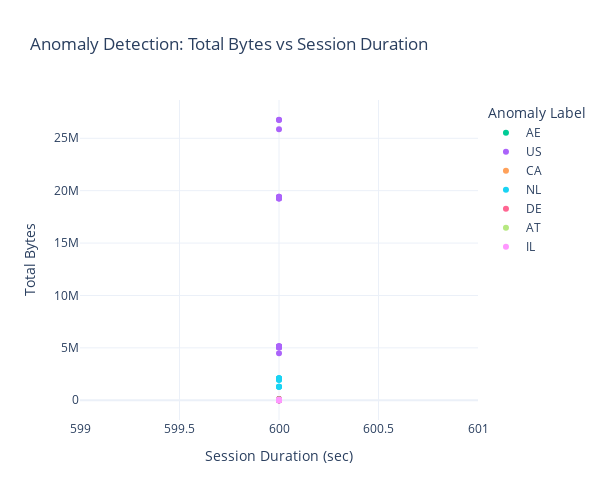

Source (notebook cell):
### Code cell
fig = px.scatter(
    df, 
    x='session_duration', 
    y='total_bytes', 
    color='src_ip_country_code',
    color_discrete_map={'Suspicious': 'red', 'Normal': 'green'},
    title=' Anomaly Detection: Total Bytes vs Session Duration',
    labels={
        'session_duration': 'Session Duration (sec)',
        'total_bytes': 'Total Bytes'
    },
    hover_data=['avg_packet_size']  # Optional: more insight per point
)

fig.update_layout(
    legend_title_text='Anomaly Label',
    template='plotly_white',width=600,height=500
)

fig.show()

### Figure 1 — Plotly figure (JSON) as saved in the notebook; plotly's stock layout.template omitted (floating-point values rounded to 4 significant figures)
{"data": [{"customdata": [[30.99], [66.26], [31.5], [66.09], [11.94], [12.14], [43.0], [10.83], [15.72], [27.1], [26.4], [26.75], [27.64], [18.24], [26.78], [16.07]], "hovertemplate": "src_ip_country_code=AE<br>Session Duration (sec)=%{x}<br>Total Bytes=%{y}<br>avg_packet_size=%{customdata[0]}<extra></extra>", "legendgroup": "AE", "marker": {"color": "#00cc96", "symbol": "circle"}, "mode": "markers", "name": "AE", "orientation": "v", "showlegend": true, "type": "scatter", "x": [600, 600, 600, 600, 600, 600, 600, 600, 600, 600, 600, 600, 600, 600, 600, 600], "xaxis": "x", "y": [18592, 39758, 18900, 39654, 7162, 7282, 25798, 6496, 9434, 16258, 15842, 16050, 16586, 10944, 16066, 9644], "yaxis": "y"}, {"customdata": [[81.83], [74.71], [8432.0], [150.1], [81.09], [154.5], [8493.0], [77.94], [99.97], [121.2], [23.57], [23.35], [1.013], [78.62], [7456.0], [26.49], [2.7], [109.5], [62.76], [8415.0], [161.0], [71.53], [8472.0], [26.32], [89.85], [120.1], [8476.0], [95.19], [110.3], [8475.0], [89.9], [121.7], [8498.0], [23.69], [118.0], [94.31], [23.74], [8491.0], [75.86], [8501.0], [44.07], [23.94], [8556.0], [72.63], [23.74], [8444.0], [83.36], [74.1], [8472.0], [94.49], [96.33], [23.74], [8517.0], [29.74], [29.23], [23.91], [8618.0], [36.69], [144.3], [8413.0], [12.02], [124.5], [111.4], [32290.0], [11.41], [73.55], [32360.0], [98.71], [2.993], [32360.0], [21.77], [142.3], [110.9], [32310.0], [44.69], [32080.0], [26.14], [95.04], [93.21], [121.3], [32120.0], [10.5], [0.2067], [2.057], [11.21], [60.7], [76.84], [82.43], [75.14], [32090.0], [38.64], [32220.0], [44.19], [2.57], [8.872], [17.76], [3.087], [10.86], [17.68], [30.52], [98.8], [32250.0], [67.36], [95.16], [43090.0], [35.58], [134.6], [44590.0], [26.84], [73.51], [74.54], [0.5067], [44620.0]], "hovertemplate": "src_ip_country_code=US<br>Session Duration (sec)=%{x}<br>Total Bytes=%{y}<br>avg_packet_size=%{customdata[0]}<extra></extra>", "legendgroup": "US", "marker": {"color": "#ab63fa", "symbol": "circle"}, "mode": "markers", "name": "US", "orientation": "v", "showlegend": true, "type": "scatter", "x": [600, 600, 600, 600, 600, 600, 600, 600, 600, 600, 600, 600, 600, 600, 600, 600, 600, 600, 600, 600, 600, 600, 600, 600, 600, 600, 600, 600, 600, 600, 600, 600, 600, 600, 600, 600, 600, 600, 600, 600, 600, 600, 600, 600, 600, 600, 600, 600, 600, 600, 600, 600, 600, 600, 600, 600, 600, 600, 600, 600, 600, 600, 600, 600, 600, 600, 600, 600, 600, 600, 600, 600, 600, 600, 600, 600, 600, 600, 600, 600, 600, 600, 600, 600, 600, 600, 600, 600, 600, 600, 600, 600, 600, 600, 600, 600, 600, 600, 600, 600, 600, 600, 600, 600, 600, 600, 600, 600, 600, 600, 600, 600, 600], "xaxis": "x", "y": [49098, 44824, 5059437, 90082, 48654, 92676, 5095811, 46764, 59979, 72696, 14140, 14012, 608, 47172, 4473786, 15892, 1620, 65697, 37657, 5048782, 96596, 42916, 5082953, 15790, 53909, 72034, 5085610, 57116, 66194, 5085008, 53942, 73030, 5098559, 14214, 70820, 56584, 14244, 5094613, 45516, 5100367, 26444, 14364, 5133464, 43576, 14244, 5066505, 50016, 44458, 5083017, 56694, 57800, 14244, 5110282, 17842, 17538, 14348, 5170933, 22012, 86599, 5047862, 7214, 74698, 66854, 19372454, 6844, 44132, 19418229, 59226, 1796, 19416469, 13064, 85395, 66524, 19383719, 26813, 19247196, 15686, 57022, 55926, 72752, 19274761, 6298, 124, 1234, 6724, 36418, 46104, 49458, 45084, 19251523, 23186, 19330383, 26516, 1542, 5323, 10654, 1852, 6516, 10608, 18312, 59278, 19348604, 40416, 57096, 25855976, 21350, 80742, 26756789, 16102, 44108, 44726, 304, 26769014], "yaxis": "y"}, {"customdata": [[69.96], [12.32], [43.42], [54.81], [33.02], [60.73], [74.93], [29.23], [69.85], [28.99], [27.65], [129.5], [72.09], [90.18], [59.21], [30.03], [69.56], [62.16], [74.43], [32.33], [69.81], [72.06], [59.92], [115.5], [52.3], [69.81], [76.65], [105.3], [54.27], [74.51], [33.6], [54.63], [118.6], [57], [74.27], [33.57], [2.31], [75.57], [13.39], [89.91], [69.76], [35.0], [59.96], [95.77], [17.65], [60.37], [59.14], [59.61], [108.9], [54.79], [42.76], [70.33], [108.8], [56.65], [27.44], [33.41], [79.98], [91.83], [74.6], [68.89], [17.75], [123.0], [29.75], [29.39], [75.97], [133.5], [69.61], [19.59], [32.07], [73.88], [90.86], [29.75]], "hovertemplate": "src_ip_country_code=CA<br>Session Duration (sec)=%{x}<br>Total Bytes=%{y}<br>avg_packet_size=%{customdata[0]}<extra></extra>", "legendgroup": "CA", "marker": {"color": "#FFA15A", "symbol": "circle"}, "mode": "markers", "name": "CA", "orientation": "v", "showlegend": true, "type": "scatter", "x": [600, 600, 600, 600, 600, 600, 600, 600, 600, 600, 600, 600, 600, 600, 600, 600, 600, 600, 600, 600, 600, 600, 600, 600, 600, 600, 600, 600, 600, 600, 600, 600, 600, 600, 600, 600, 600, 600, 600, 600, 600, 600, 600, 600, 600, 600, 600, 600, 600, 600, 600, 600, 600, 600, 600, 600, 600, 600, 600, 600, 600, 600, 600, 600, 600, 600, 600, 600, 600, 600, 600, 600], "xaxis": "x", "y": [41974, 7394, 26052, 32888, 19812, 36440, 44960, 17538, 41912, 17392, 16592, 77684, 43254, 54106, 35526, 18016, 41738, 37296, 44656, 19400, 41888, 43234, 35953, 69298, 31381, 41884, 45988, 63187, 32564, 44704, 20161, 32778, 71180, 34200, 44560, 20140, 1386, 45340, 8032, 53943, 41856, 21001, 35974, 57462, 10590, 36224, 35482, 35768, 65329, 32876, 25657, 42198, 65278, 33992, 16464, 20044, 47990, 55100, 44758, 41336, 10652, 73792, 17850, 17632, 45581, 80128, 41764, 11752, 19243, 44328, 54516, 17850], "yaxis": "y"}, {"customdata": [[34.03], [3346.0], [19.45], [3493.0], [21.74], [3459.0], [53.05], [2133.0], [120.1], [3207.0], [2167.0], [3422.0], [24.53], [3445.0], [3319.0], [2145.0], [3501.0], [24.7]], "hovertemplate": "src_ip_country_code=NL<br>Session Duration (sec)=%{x}<br>Total Bytes=%{y}<br>avg_packet_size=%{customdata[0]}<extra></extra>", "legendgroup": "NL", "marker": {"color": "#19d3f3", "symbol": "circle"}, "mode": "markers", "name": "NL", "orientation": "v", "showlegend": true, "type": "scatter", "x": [600, 600, 600, 600, 600, 600, 600, 600, 600, 600, 600, 600, 600, 600, 600, 600, 600, 600], "xaxis": "x", "y": [20418, 2007676, 11672, 2095965, 13043, 2075282, 31830, 1279956, 72080, 1924140, 1299942, 2053210, 14716, 2067155, 1991479, 1286920, 2100644, 14820], "yaxis": "y"}, {"customdata": [[78.26], [24.31], [23.97], [56.2], [36.8], [27.69], [39.74], [72.18], [30.46], [51.62], [24.81], [28.36], [54.64], [41.63], [65.08], [39.31], [39.39], [23.78], [52.15], [54.82], [56.71], [51.28], [40.94], [22.91], [55.51], [40.77], [53.78], [11.38]], "hovertemplate": "src_ip_country_code=DE<br>Session Duration (sec)=%{x}<br>Total Bytes=%{y}<br>avg_packet_size=%{customdata[0]}<extra></extra>", "legendgroup": "DE", "marker": {"color": "#FF6692", "symbol": "circle"}, "mode": "markers", "name": "DE", "orientation": "v", "showlegend": true, "type": "scatter", "x": [600, 600, 600, 600, 600, 600, 600, 600, 600, 600, 600, 600, 600, 600, 600, 600, 600, 600, 600, 600, 600, 600, 600, 600, 600, 600, 600, 600], "xaxis": "x", "y": [46956, 14586, 14380, 33718, 22080, 16614, 23842, 43308, 18274, 30974, 14888, 17014, 32786, 24980, 39048, 23584, 23632, 14270, 31288, 32892, 34028, 30766, 24564, 13748, 33304, 24460, 32268, 6828], "yaxis": "y"}, {"customdata": [[26.73], [23.79], [27.49], [26.29], [41.12], [28.19], [40.25], [30.11], [30.11], [30.8], [26.91], [28.19], [27.67], [41.46], [28.36], [27.84], [28.36], [42.08], [24.13], [26.12], [24.82]], "hovertemplate": "src_ip_country_code=AT<br>Session Duration (sec)=%{x}<br>Total Bytes=%{y}<br>avg_packet_size=%{customdata[0]}<extra></extra>", "legendgroup": "AT", "marker": {"color": "#B6E880", "symbol": "circle"}, "mode": "markers", "name": "AT", "orientation": "v", "showlegend": true, "type": "scatter", "x": [600, 600, 600, 600, 600, 600, 600, 600, 600, 600, 600, 600, 600, 600, 600, 600, 600, 600, 600, 600, 600], "xaxis": "x", "y": [16036, 14274, 16496, 15772, 24670, 16912, 24150, 18066, 18066, 18482, 16146, 16912, 16600, 24878, 17016, 16704, 17016, 25246, 14476, 15670, 14894], "yaxis": "y"}, {"customdata": [[25.6], [25.75], [26.3], [10.5], [36.54], [10.27], [25.75], [10.69], [25.78], [10.44], [25.43], [25.25], [35.92], [25.26]], "hovertemplate": "src_ip_country_code=IL<br>Session Duration (sec)=%{x}<br>Total Bytes=%{y}<br>avg_packet_size=%{customdata[0]}<extra></extra>", "legendgroup": "IL", "marker": {"color": "#FF97FF", "symbol": "circle"}, "mode": "markers", "name": "IL", "orientation": "v", "showlegend": true, "type": "scatter", "x": [600, 600, 600, 600, 600, 600, 600, 600, 600, 600, 600, 600, 600, 600], "xaxis": "x", "y": [15362, 15448, 15778, 6298, 21924, 6162, 15450, 6416, 15466, 6266, 15258, 15152, 21554, 15154], "yaxis": "y"}], "layout": {"height": 500, "legend": {"title": {"text": "Anomaly Label"}, "tracegroupgap": 0}, "title": {"text": " Anomaly Detection: Total Bytes vs Session Duration"}, "width": 600, "xaxis": {"anchor": "y", "autorange": true, "domain": [0, 1], "range": [599, 601], "title": {"text": "Session Duration (sec)"}, "type": "linear"}, "yaxis": {"anchor": "x", "autorange": true, "domain": [0, 1], "range": [-1885000.0, 28650000.0], "title": {"text": "Total Bytes"}, "type": "linear"}}}
